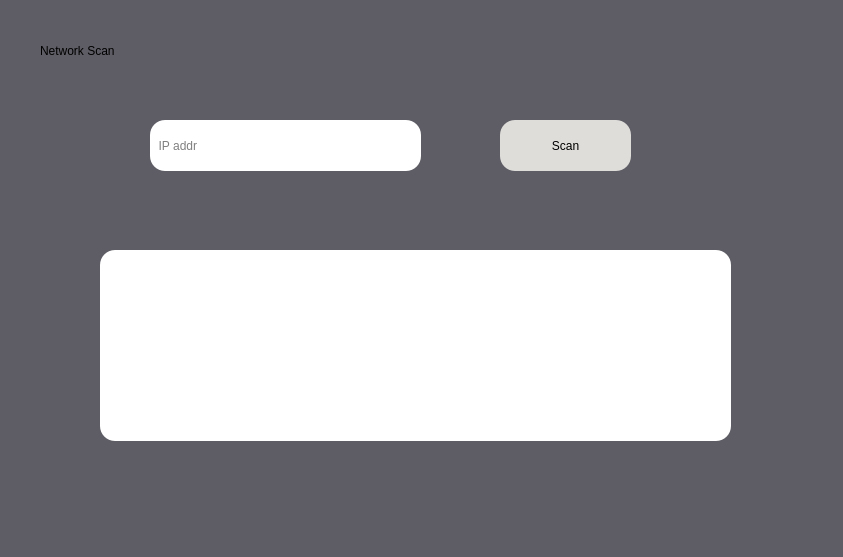
<?xml version="1.0" encoding="UTF-8"?>
<ui version="4.0">
 <class>Dialog</class>
 <widget class="QDialog" name="Dialog">
  <property name="geometry">
   <rect>
    <x>0</x>
    <y>0</y>
    <width>843</width>
    <height>557</height>
   </rect>
  </property>
  <property name="windowTitle">
   <string>Dialog</string>
  </property>
  <property name="styleSheet">
   <string notr="true">font: 75 bold 14pt &quot;Ubuntu Condensed&quot;;
background-color: rgb(94, 92, 100);

</string>
  </property>
  <widget class="QLineEdit" name="ip">
   <property name="geometry">
    <rect>
     <x>150</x>
     <y>120</y>
     <width>271</width>
     <height>51</height>
    </rect>
   </property>
   <property name="styleSheet">
    <string notr="true">background-color:rgb(255, 255, 255);
border-radius: 15px;
</string>
   </property>
   <property name="placeholderText">
    <string>  IP addr</string>
   </property>
  </widget>
  <widget class="QTextEdit" name="textEdit">
   <property name="geometry">
    <rect>
     <x>100</x>
     <y>250</y>
     <width>631</width>
     <height>191</height>
    </rect>
   </property>
   <property name="styleSheet">
    <string notr="true">background-color:rgb(255, 255, 255);
border-radius: 15px;
</string>
   </property>
  </widget>
  <widget class="QPushButton" name="sbmt">
   <property name="geometry">
    <rect>
     <x>500</x>
     <y>120</y>
     <width>131</width>
     <height>51</height>
    </rect>
   </property>
   <property name="styleSheet">
    <string notr="true">background-color:rgb(222, 221, 218);
border-radius: 15px;
</string>
   </property>
   <property name="text">
    <string>Scan</string>
   </property>
  </widget>
  <widget class="QLabel" name="label">
   <property name="geometry">
    <rect>
     <x>40</x>
     <y>30</y>
     <width>141</width>
     <height>41</height>
    </rect>
   </property>
   <property name="styleSheet">
    <string notr="true">font: 75 bold 19pt &quot;Ubuntu Condensed&quot;;</string>
   </property>
   <property name="text">
    <string>Network Scan</string>
   </property>
  </widget>
 </widget>
 <resources/>
 <connections/>
</ui>
